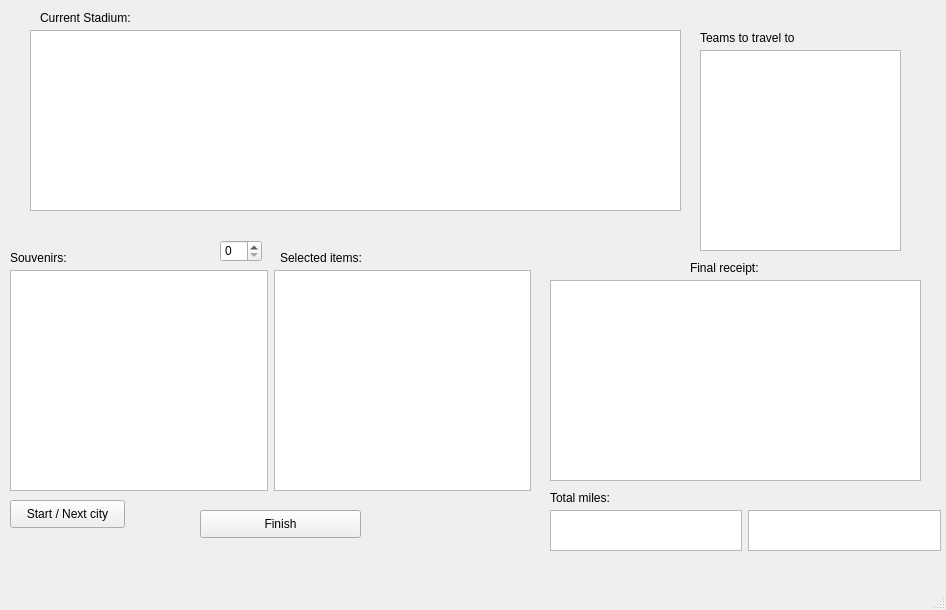
<?xml version="1.0" encoding="UTF-8"?>
<ui version="4.0">
 <class>newengland</class>
 <widget class="QMainWindow" name="newengland">
  <property name="geometry">
   <rect>
    <x>0</x>
    <y>0</y>
    <width>946</width>
    <height>610</height>
   </rect>
  </property>
  <property name="windowTitle">
   <string>MainWindow</string>
  </property>
  <widget class="QWidget" name="centralwidget">
   <widget class="QWidget" name="layoutWidget">
    <property name="geometry">
     <rect>
      <x>700</x>
      <y>50</y>
      <width>201</width>
      <height>201</height>
     </rect>
    </property>
    <layout class="QVBoxLayout" name="verticalLayout">
     <item>
      <widget class="QListWidget" name="newEngland_listWidget_custom"/>
     </item>
    </layout>
   </widget>
   <widget class="QListWidget" name="newEngland_listWidget_custom_6">
    <property name="geometry">
     <rect>
      <x>550</x>
      <y>280</y>
      <width>371</width>
      <height>201</height>
     </rect>
    </property>
   </widget>
   <widget class="QWidget" name="layoutWidget_3">
    <property name="geometry">
     <rect>
      <x>550</x>
      <y>510</y>
      <width>391</width>
      <height>41</height>
     </rect>
    </property>
    <layout class="QHBoxLayout" name="horizontalLayout">
     <item>
      <widget class="QListWidget" name="newEngland_listWidget_custom_4"/>
     </item>
     <item>
      <widget class="QListWidget" name="newEngland_listWidget_custom_7"/>
     </item>
    </layout>
   </widget>
   <widget class="QLabel" name="label_6">
    <property name="geometry">
     <rect>
      <x>280</x>
      <y>250</y>
      <width>291</width>
      <height>16</height>
     </rect>
    </property>
    <property name="text">
     <string>Selected items:</string>
    </property>
   </widget>
   <widget class="QWidget" name="layoutWidget_2">
    <property name="geometry">
     <rect>
      <x>10</x>
      <y>270</y>
      <width>521</width>
      <height>221</height>
     </rect>
    </property>
    <layout class="QHBoxLayout" name="horizontalLayout_2">
     <item>
      <widget class="QListWidget" name="newEngland_listWidget_custom_3"/>
     </item>
     <item>
      <widget class="QListWidget" name="newEngland_listWidget_custom_5"/>
     </item>
    </layout>
   </widget>
   <widget class="QLabel" name="label_5">
    <property name="geometry">
     <rect>
      <x>550</x>
      <y>490</y>
      <width>291</width>
      <height>16</height>
     </rect>
    </property>
    <property name="text">
     <string>Total miles:</string>
    </property>
   </widget>
   <widget class="QPushButton" name="newEngland_pushButton_4">
    <property name="geometry">
     <rect>
      <x>200</x>
      <y>510</y>
      <width>161</width>
      <height>28</height>
     </rect>
    </property>
    <property name="text">
     <string>Finish</string>
    </property>
   </widget>
   <widget class="QLabel" name="label_4">
    <property name="geometry">
     <rect>
      <x>690</x>
      <y>260</y>
      <width>291</width>
      <height>16</height>
     </rect>
    </property>
    <property name="text">
     <string>Final receipt:</string>
    </property>
   </widget>
   <widget class="QPushButton" name="newEngland_pushButton_3">
    <property name="geometry">
     <rect>
      <x>10</x>
      <y>500</y>
      <width>115</width>
      <height>28</height>
     </rect>
    </property>
    <property name="text">
     <string>Start / Next city</string>
    </property>
   </widget>
   <widget class="QLabel" name="label_3">
    <property name="geometry">
     <rect>
      <x>700</x>
      <y>30</y>
      <width>291</width>
      <height>16</height>
     </rect>
    </property>
    <property name="text">
     <string>Teams to travel to</string>
    </property>
   </widget>
   <widget class="QSpinBox" name="newEngland_spinBox">
    <property name="geometry">
     <rect>
      <x>220</x>
      <y>240</y>
      <width>42</width>
      <height>22</height>
     </rect>
    </property>
   </widget>
   <widget class="QListWidget" name="newEngland_listWidget_custom_2">
    <property name="geometry">
     <rect>
      <x>30</x>
      <y>30</y>
      <width>651</width>
      <height>181</height>
     </rect>
    </property>
   </widget>
   <widget class="QLabel" name="label_2">
    <property name="geometry">
     <rect>
      <x>10</x>
      <y>250</y>
      <width>291</width>
      <height>16</height>
     </rect>
    </property>
    <property name="text">
     <string>Souvenirs:                         </string>
    </property>
   </widget>
   <widget class="QLabel" name="label">
    <property name="geometry">
     <rect>
      <x>40</x>
      <y>10</y>
      <width>291</width>
      <height>16</height>
     </rect>
    </property>
    <property name="text">
     <string>Current Stadium: </string>
    </property>
   </widget>
  </widget>
  <widget class="QMenuBar" name="menubar">
   <property name="geometry">
    <rect>
     <x>0</x>
     <y>0</y>
     <width>946</width>
     <height>26</height>
    </rect>
   </property>
  </widget>
  <widget class="QStatusBar" name="statusbar"/>
 </widget>
 <resources/>
 <connections/>
</ui>
